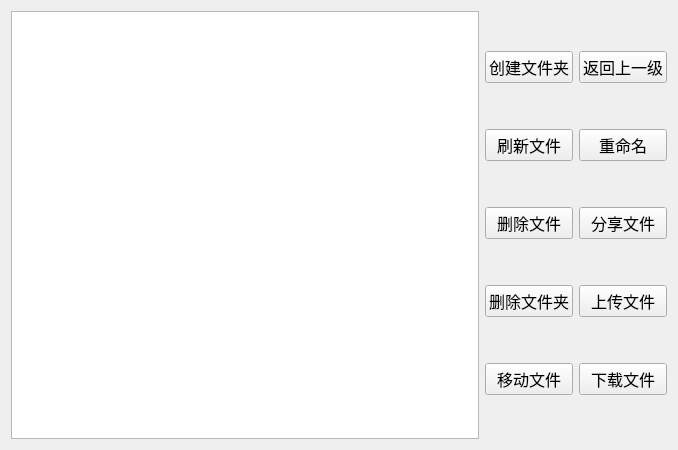
<?xml version="1.0" encoding="UTF-8"?>
<ui version="4.0">
 <class>File</class>
 <widget class="QWidget" name="File">
  <property name="geometry">
   <rect>
    <x>0</x>
    <y>0</y>
    <width>678</width>
    <height>450</height>
   </rect>
  </property>
  <property name="windowTitle">
   <string>Form</string>
  </property>
  <layout class="QHBoxLayout" name="horizontalLayout">
   <item>
    <widget class="QListWidget" name="listWidget"/>
   </item>
   <item>
    <layout class="QGridLayout" name="gridLayout">
     <item row="0" column="0">
      <widget class="QPushButton" name="mkdir_PB">
       <property name="font">
        <font>
         <family>Arial</family>
         <pointsize>12</pointsize>
        </font>
       </property>
       <property name="text">
        <string>创建文件夹</string>
       </property>
      </widget>
     </item>
     <item row="0" column="1">
      <widget class="QPushButton" name="return_PB">
       <property name="font">
        <font>
         <family>Arial</family>
         <pointsize>12</pointsize>
        </font>
       </property>
       <property name="text">
        <string>返回上一级</string>
       </property>
      </widget>
     </item>
     <item row="1" column="0">
      <widget class="QPushButton" name="flush_PB">
       <property name="font">
        <font>
         <family>Arial</family>
         <pointsize>12</pointsize>
        </font>
       </property>
       <property name="text">
        <string>刷新文件</string>
       </property>
      </widget>
     </item>
     <item row="1" column="1">
      <widget class="QPushButton" name="rename_PB">
       <property name="font">
        <font>
         <family>Arial</family>
         <pointsize>12</pointsize>
        </font>
       </property>
       <property name="text">
        <string>重命名</string>
       </property>
      </widget>
     </item>
     <item row="2" column="0">
      <widget class="QPushButton" name="delfile_PB">
       <property name="font">
        <font>
         <family>Arial</family>
         <pointsize>12</pointsize>
        </font>
       </property>
       <property name="text">
        <string>删除文件</string>
       </property>
      </widget>
     </item>
     <item row="2" column="1">
      <widget class="QPushButton" name="share_PB">
       <property name="font">
        <font>
         <family>Arial</family>
         <pointsize>12</pointsize>
        </font>
       </property>
       <property name="text">
        <string>分享文件</string>
       </property>
      </widget>
     </item>
     <item row="3" column="0">
      <widget class="QPushButton" name="deldir_PB">
       <property name="font">
        <font>
         <family>Arial</family>
         <pointsize>12</pointsize>
        </font>
       </property>
       <property name="text">
        <string>删除文件夹</string>
       </property>
      </widget>
     </item>
     <item row="3" column="1">
      <widget class="QPushButton" name="upload_PB">
       <property name="font">
        <font>
         <family>Arial</family>
         <pointsize>12</pointsize>
        </font>
       </property>
       <property name="text">
        <string>上传文件</string>
       </property>
      </widget>
     </item>
     <item row="4" column="0">
      <widget class="QPushButton" name="move_PB">
       <property name="font">
        <font>
         <family>Arial</family>
         <pointsize>12</pointsize>
        </font>
       </property>
       <property name="text">
        <string>移动文件</string>
       </property>
      </widget>
     </item>
     <item row="4" column="1">
      <widget class="QPushButton" name="download_PB">
       <property name="font">
        <font>
         <family>Arial</family>
         <pointsize>12</pointsize>
        </font>
       </property>
       <property name="text">
        <string>下载文件</string>
       </property>
      </widget>
     </item>
    </layout>
   </item>
  </layout>
 </widget>
 <resources/>
 <connections/>
</ui>
